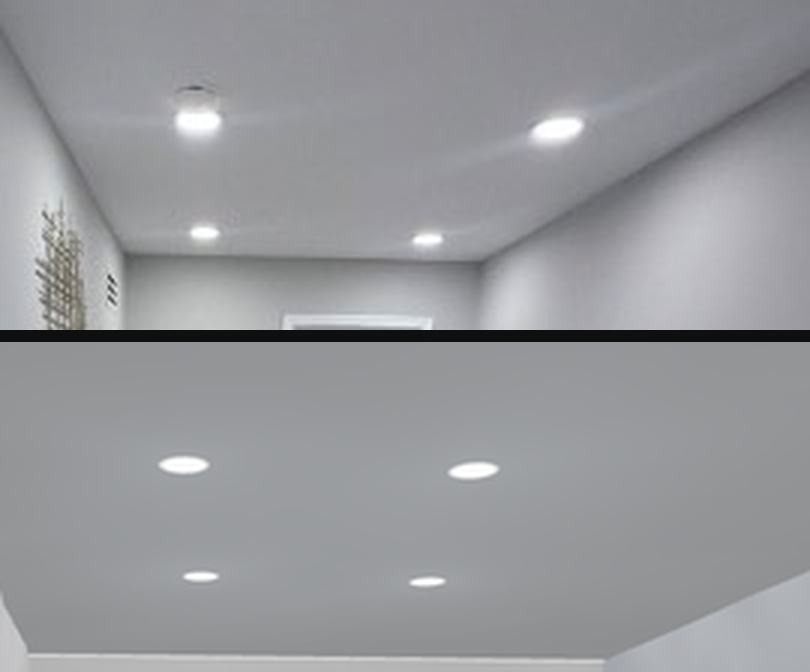
#> input picture scratchpad/hall2/cceil/cmp_stairs.png, 810 x 672 px, given in place of cmp_stairs.pngp_stairs.png, which was not available
$ python meter.py cmp_stairs.png
#> lines starting #> are read from the running program, lines starting #| are printed output that depends on the picture; pictures that were not available may be replaced by others from this repository, and a replacement may not be noted
from PIL import Image
import numpy as np, os, sys
PH = r'C:\Users\Manuel\Desktop\Pro\3d HA\docs\v2 Hallway-jpg'
def load(p, half=False):
#> called with p = 'shots/cmp_stairs.pngp_stairs.png', half = True
    im = Image.open(p).convert('RGB')
#> im is the input picture: PIL image 810x672 RGB; mean R, G, B 150.7, 151.9, 155.1
    if half: im = im.resize((im.width//2, im.height//2), Image.LANCZOS)
#> im: PIL image 405x336 RGB
    return np.asarray(im).astype(float)
def st(a, box, label):
    x0,y0,x1,y1 = box; s = a[y0:y1, x0:x1]; g = s.mean(axis=2)
    d1 = (np.abs(np.diff(g,axis=1)).mean()+np.abs(np.diff(g,axis=0)).mean())/2
    print('  %-26s L=%6.1f  sd=%5.2f  |d1|=%5.2f  ratio=%.3f' % (label, g.mean(), g.std(), d1, d1/max(g.std(),1e-9)))
    return g.mean()
tag = sys.argv[1] if len(sys.argv)>1 else 'ceiling_'
print('--- p_stairs  (render downsampled to 450x600 to match the photo) ---')
r = load('shots/%sp_stairs.png'%tag, True); p = load(os.path.join(PH,'hallway_looking_towards_stairs.jpg'))
#> call 2 of load, with half = False
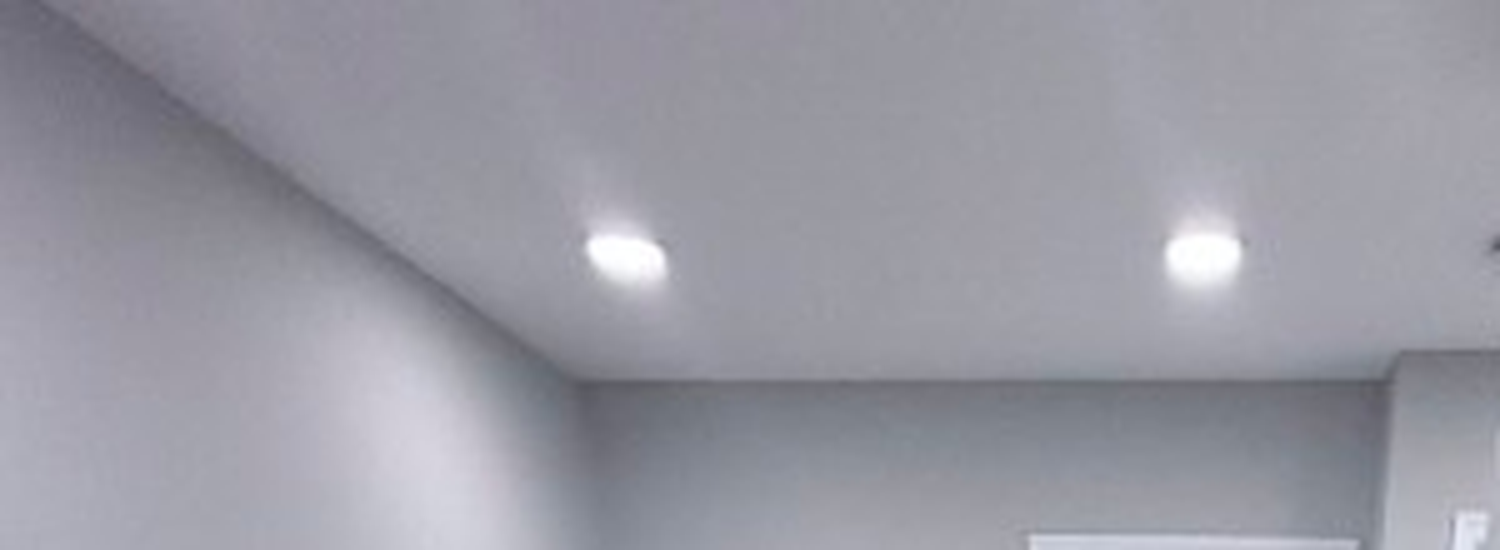
#> input picture scratchpad/hall2/cceil/r5.png, 1500 x 550 px, given in place of hallway_looking_towards_stairs.jpg, which was not available
#> in load, im is the input picture: PIL image 1500x550 RGB; mean R, G, B 153.5, 153.4, 163.1
for box,l in [((250,100,300,125),'ceiling clean'),((195,110,215,125),'ceiling L of canA'),((355,140,395,160),'ceiling R of canB')]:
    print(' RENDER'); st(r,box,l); print(' PHOTO '); st(p,box,l)
#> this loop made 3 passes
#|   ceiling clean              L= 135.4  sd=14.06  |d1|= 1.98  ratio=0.141
#|   ceiling clean              L= 144.6  sd= 2.96  |d1|= 0.23  ratio=0.076
#|   ceiling L of canA          L= 178.9  sd=27.89  |d1|= 4.28  ratio=0.154
#|   ceiling L of canA          L= 117.3  sd= 6.81  |d1|= 0.96  ratio=0.142
#|   ceiling R of canB          L= 171.6  sd= 7.61  |d1|= 0.53  ratio=0.069
#|   ceiling R of canB          L= 151.8  sd= 0.57  |d1|= 0.07  ratio=0.122
#> pass 1, in st, `s = a[y0:y1, x0:x1]`:
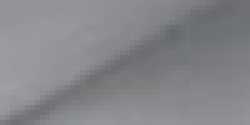
#> s: shape (25, 50, 3) float64 (shown 5 times larger); mean of channels 0, 1, 2 133.5, 134.1, 138.6; drawn as R, G, B
#> pass 1, in st (call 2), `s = a[y0:y1, x0:x1]`:
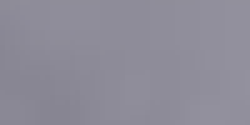
#> s: shape (25, 50, 3) float64 (shown 5 times larger); mean R, G, B 141.6, 139.6, 152.6
print('--- p_runner ---')
r = load('shots/%sp_runner.png'%tag, True); p = load(os.path.join(PH,'hallway_with_white_runner_rug.jpg'))
#> (the run stopped early here; a loop or call above may not have finished)
